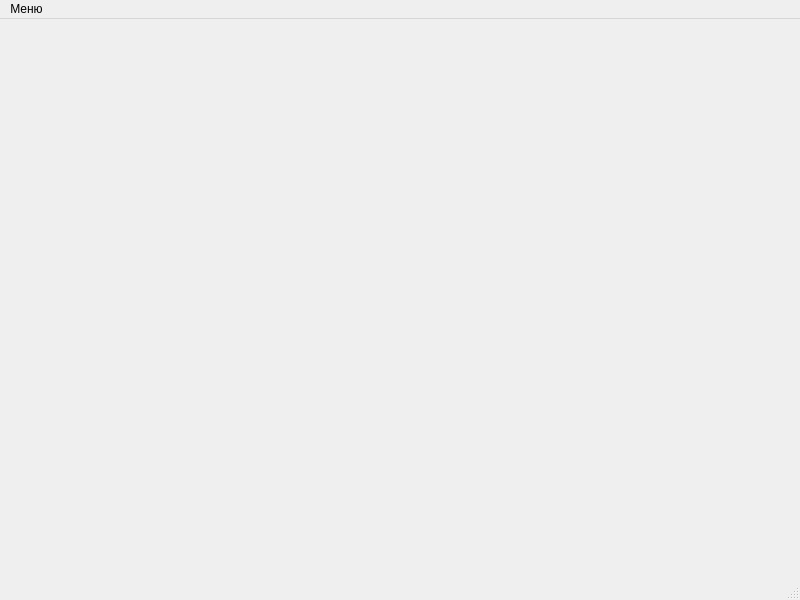
<?xml version="1.0" encoding="UTF-8"?>
<ui version="4.0">
 <class>MainWindow</class>
 <widget class="QMainWindow" name="MainWindow">
  <property name="geometry">
   <rect>
    <x>0</x>
    <y>0</y>
    <width>800</width>
    <height>600</height>
   </rect>
  </property>
  <property name="windowTitle">
   <string>MainWindow</string>
  </property>
  <widget class="QWidget" name="centralwidget"/>
  <widget class="QMenuBar" name="menubar">
   <property name="geometry">
    <rect>
     <x>0</x>
     <y>0</y>
     <width>800</width>
     <height>24</height>
    </rect>
   </property>
   <widget class="QMenu" name="menu">
    <property name="title">
     <string>Меню</string>
    </property>
    <addaction name="action"/>
   </widget>
   <addaction name="menu"/>
  </widget>
  <widget class="QStatusBar" name="statusbar"/>
  <action name="action">
   <property name="text">
    <string>Подключение к БД</string>
   </property>
  </action>
 </widget>
 <resources/>
 <connections/>
</ui>
